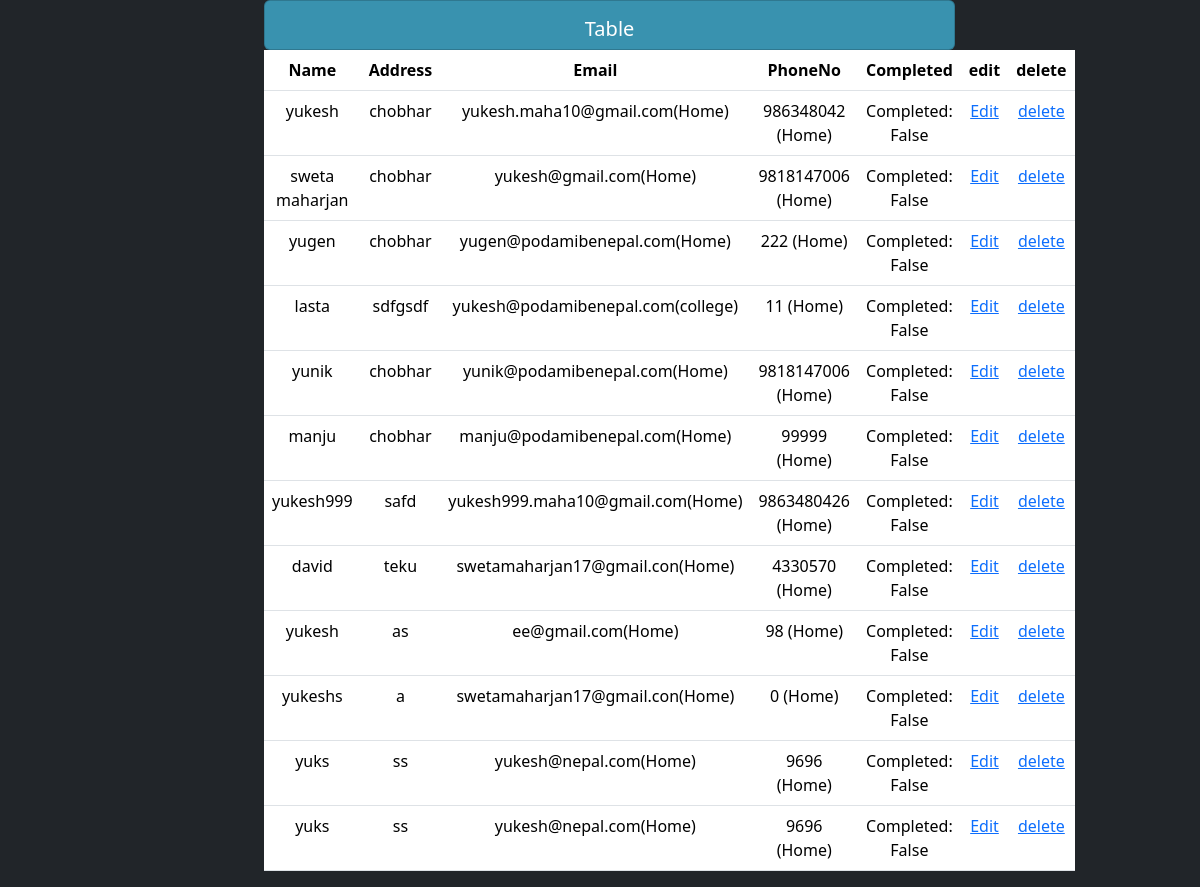
The app's page /table (signed in), older data.
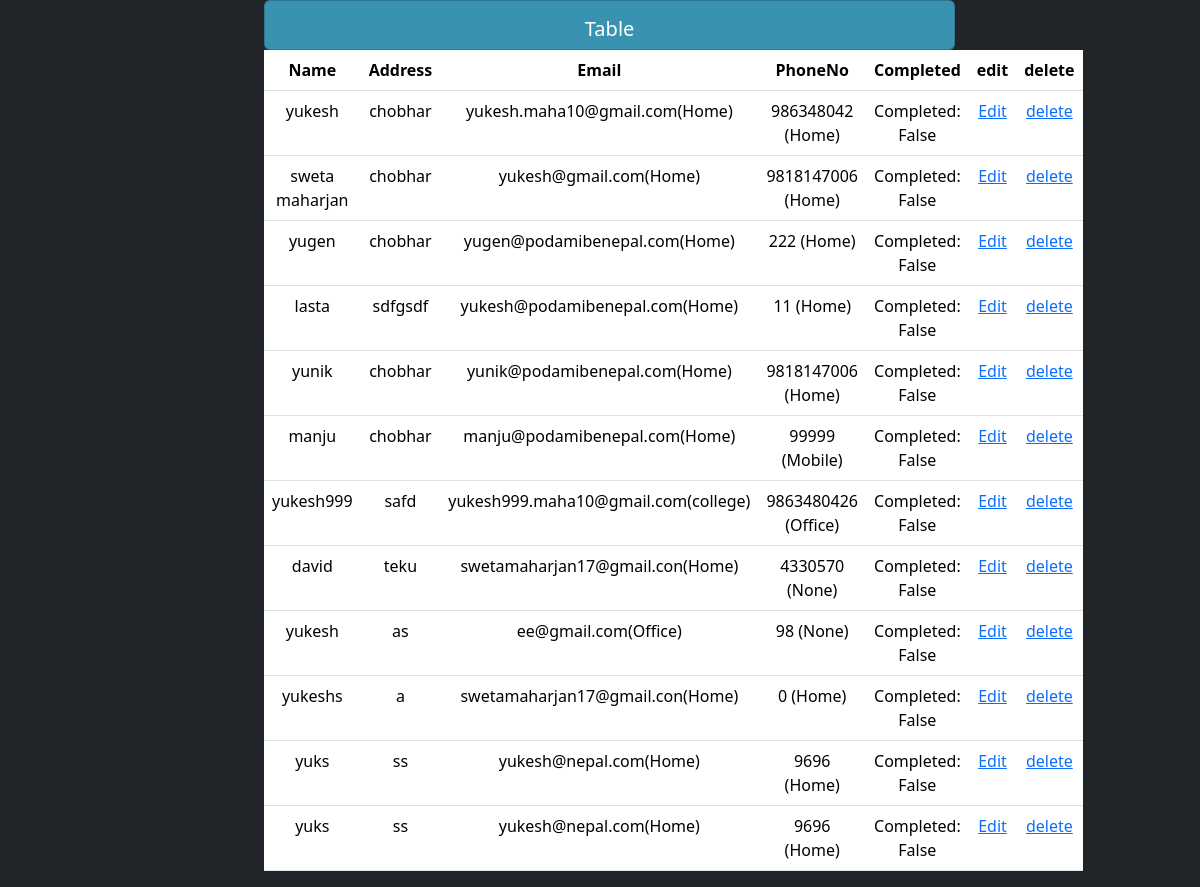
The same page, newer data.
### tasks/models.py (models this page shows, shortened)
class Persondetail(models.Model):
    Name = models.CharField(max_length=200,null=True)
    Address=models.CharField(max_length=200,null=True)
    complete=models.BooleanField(default=False,)
    created = models.DateTimeField(auto_now_add=True)
    phoneno=models.ForeignKey(PhoneNO,null=True,on_delete=models.SET_NULL)
    email=models.ForeignKey(Email,null=True,on_delete=models.SET_NULL)

class Email(models.Model):
    email = models.CharField(max_length=200,null=True)
    STATUS=(
        ('Home','Home'),
        ('college','college'),
        ('Office','Office'),
    )
    emailtype = models.CharField(max_length=200,null=True,choices=STATUS)

class PhoneNO(models.Model):
    STATUS=(
        ('Home','Home'),
        ('Mobile','Mobile'),
        ('Office','Office'),
    )
    Number=models.IntegerField(null=True)
    Phonetype=models.CharField(max_length=200,null=True,choices=STATUS)

### tasks/views.py (the view)
# urls.py: path('table', views.table,name="table"),
@login_required(login_url='login')
def table(request):
    person=Persondetail.objects.all
    return render(request,"accounts/table.html",{'person':person})

### tasks/templates/accounts/table.html (shortened to what this page needs)
{% extends 'accounts/main.html' %}
{% block content %}
<div class="container" >
    <div class="row tablemove">
       <div class="col-md">
            <div class="card card-body custom-table2 ">
                <h5>Table</h5>
            </div>
            <div class="table-wrapper">
                <table class="table ">
                    <tr>
                        <th>Name</th>
                        <th>Address</th>
                        <th>Email</th>
                        <th>PhoneNo</th>
                        <th>Completed</th>
                        {%if request.user.is_staff%}
                        <th>edit</th>
                        <th>delete</th>
                        {%endif%}
                    </tr>
                    {% for persondetail in person %}
                        <tr>
                            <td>{{ persondetail.Name }}</td>
                            <td>{{ persondetail.Address }}</td>
                            <td>{{ persondetail.email.email }}({{ persondetail.email.get_emailtype_display }})</td>
                            <td>{{ persondetail.phoneno.Number }} ({{ persondetail.phoneno.get_Phonetype_display }})</td>
                            <td>Completed: {{ persondetail.complete }}</td>
                            {%if request.user.is_staff%}
                            <td><a href="{%url 'edit' persondetail.id %}">Edit</a></td>
                            <td><a href="{%url 'delete_item' persondetail.id%}">delete</a></td>
                            {%endif%}
                        </tr>
                    {% endfor %}
                </table>
            </div>
        </div>
    </div>
</div>
{%endblock%}

Row changes from the older to the newer data that the page shows:
changed through a linked row, Persondetail "lasta": email.emailtype "college" → "Home"
changed through a linked row, Persondetail "manju": phoneno.Phonetype "Home" → "Mobile"
changed through a linked row, Persondetail "yukesh999": email.emailtype "Home" → "college"; phoneno.Phonetype "Home" → "Office"
changed through a linked row, Persondetail "david": phoneno.Phonetype "Home" → "None"
changed through a linked row, Persondetail "as": email.emailtype "Home" → "Office"; phoneno.Phonetype "Home" → "None"
